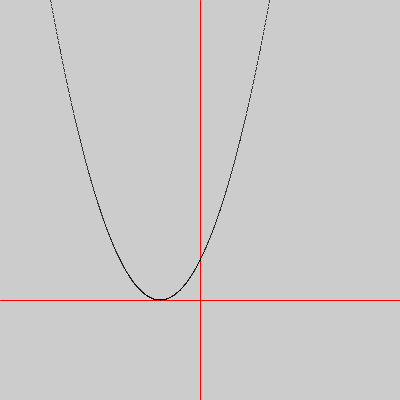
Frame 1 (no input)
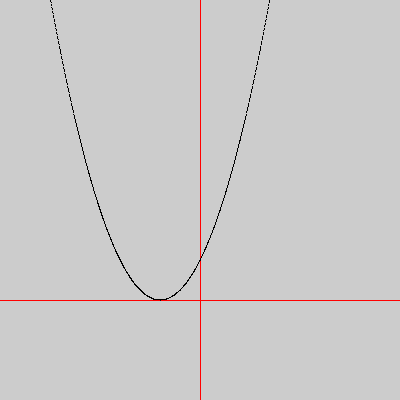
Frame 60 (the mouse pressed at the canvas centre just before this capture)
Frame 120 (the mouse held since frame 60 and released just before this capture): identical to frame 60, image omitted

The Processing sketch that drew these frames (run headless with seeded random() and noise(); from frame 60 on, the mouse is pressed at the canvas centre):

// Processing sketch: QuadraticPoints
// ── QuadraticPoints.pde
/**
 * Quadratic Points
 * plot a quadratic equation with points
 * @since 2016-11-20
 * @author Jeremy Douglass
 * Processing 3.2.3
 * https://forum.processing.org/two/discussion/19180/plot-graph
 */
 
PVector origin;

void setup(){
  size(400,400);
  origin = new PVector(width/2, 3*height/4);
}

void draw(){
  // draw axes (relative to screen edges)
  stroke(255,0,0);
  line(0,origin.y,width,origin.y);
  line(origin.x,0,origin.x,height);

  // draw graph -- center on origin, y goes up not down
  translate(origin.x, origin.y - 10);
  scale(1, -1);
  stroke(0);
  
  // draw quadratic function with points
  quadraticPoints(0.025, 2, 30, -width/2, width/2);
}

void quadraticPoints (float a, float b, float c, float xmin, float xmax){
  float y;
  for(float x=xmin; x<xmax; x=x+0.25){
    y = a*x*x + b*x + c; // ( y = 0.025x^2 + 2x + 30 )
    point(x, y);
  }
}
